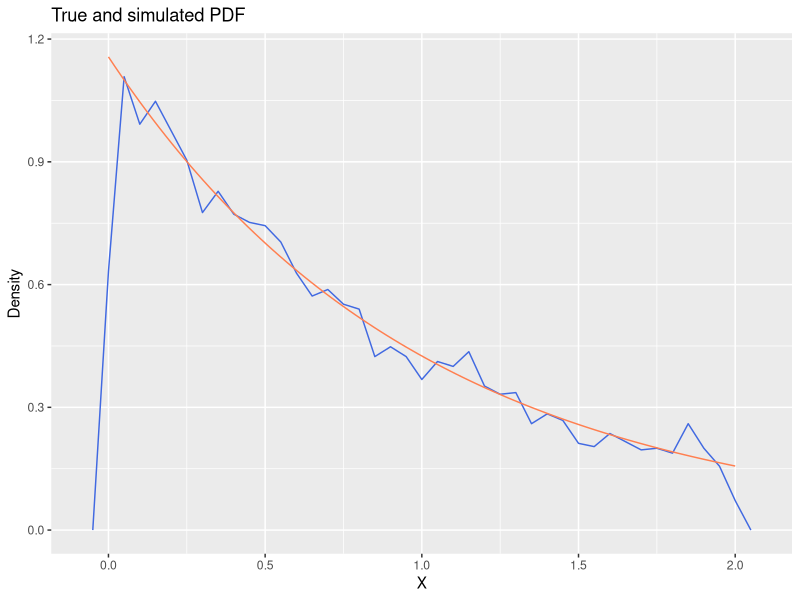

The R script that drew this image:
## ---- chunk 1
x = c(125, 18, 19, 35) # Observations
A = -x[1]-x[2]-x[3]-x[4]
B = x[1]-2*x[2]-2*x[3]-x[4]
C = 2*x[4]
t1 = (-B+sqrt(B^2-4*A*C))/(2*A)
t2 = (-B-sqrt(B^2-4*A*C))/(2*A)
## ---- chunk 2
### BEGIN: Code
# R version 3.3.2
# Platform: x86_64-apple-darwin15.6.0 (64-bit)

## Imports
library(ggplot2) # pretty plotting

## Parameterize script
K = 5000 # Number of samples
NN = (1 - exp(-2)) # Normalizing constant

## Suboutines
fx = function(x){
    # pdf for random variable X
    if(x<0){return(0)}
    if(x>2){return(0)}

    r = exp(-x) / NN
    return(r)
}

Fx = function(x){
    # cdf for random variable X
    if(x<0){return(0)}
    if(x>2){return(0)}

    r = (1 - exp(-x)) / NN
    return(r)
}

Fu = function(u){
    # Inverse cdf for the random variable X
    if(u<0){return(NaN)}
    if(u>1){return(NaN)}

    r = -log(1 - u*(1-exp(-2)))
    return(r)
}

## Simulate
Fuv = Vectorize(Fu) # Make Fu take vector arguments cleanly
us = runif(K, 0, 1) # K samples from U(0,1)
inv_xs = Fuv(us) # Inverse sampling method

## Plot results
# Simulated data with true distribution overlay
plt_xs = seq(0, 2, length.out = 100) # xs for true fx(x) pdf
fxv = Vectorize(fx)
plt_ys = fxv(plt_xs) # true fx(x) = ys

df_tru = data.frame(x_tru = plt_xs, y_tru = plt_ys)
df_sim = data.frame(x_sim = inv_xs)

plt1 = ggplot() +
    geom_freqpoly( # Simulated distribution
                data = df_sim,
                aes(x = x_sim, y = ..density..),
                binwidth = 0.05,
                color="royalblue"
            ) +
    geom_line( # True distribution
                data = df_tru,
                aes(x = x_tru, y = y_tru),
                color="coral"
            ) +
    labs(
                title = "True and simulated PDF",
                x = "X",
                y = "Density"
            )
plt1

### END: Code
